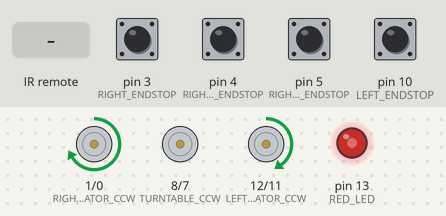
Bench run of a program on a simulated Arduino Uno, built with avr-gcc and run on an emulated ATmega328P. Parts: motor-driver pin pairs drawn as motors (green arrow = first pin HIGH = forward, orange = second pin HIGH = backward, longer = more drive, scaled by the enable pin), output pins drawn as LEDs (lit = HIGH). Inputs (shaded band) come from the test bench; at power-on: pin 3 (RIGHT_ENDSTOP), pin 4 (RIGHT_TOP_ENDSTOP), pin 5 (RIGHT_BOTTOM_ENDSTOP), pin 10 (LEFT_ENDSTOP) LOW. At 7.2 s the program stops and its outputs stay as they are.

Above: at 0.8 s.
0.9 s: pin 5 (RIGHT_BOTTOM_ENDSTOP) pulled LOW for 0.15 s
At 2.0 s:
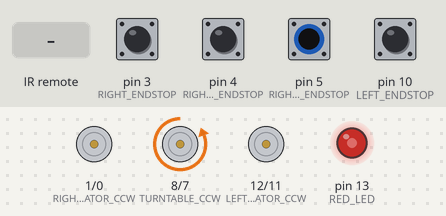
2.5 s: pin 3 (RIGHT_ENDSTOP) pulled LOW for 0.15 s
At 3.0 s:
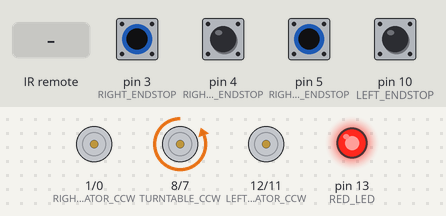
4.1 s: infrared code 0xE718FF00 received
At 4.5 s:
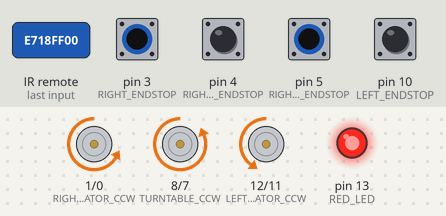
5.6 s: pin 4 (RIGHT_TOP_ENDSTOP) pulled LOW for 0.15 s
At 6.8 s:
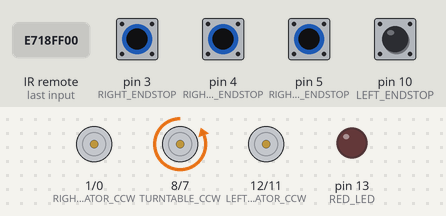
7.2 s: infrared code 0xE916FF00 received
At 8.0 s:
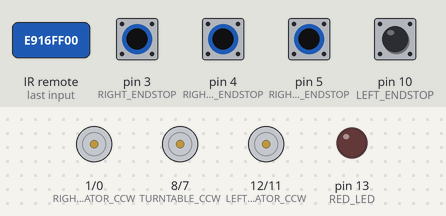
Timing chart, 0 to 8.7 s (numbered marks = the images above; inputs shaded):
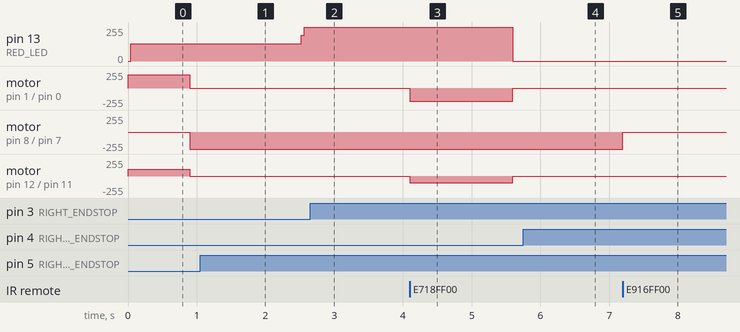

The program:

main.cpp
```cpp
#include <Arduino.h>
#include <IRremote.h>

/// This script was made in Visual Studio Code using the open-source PlatformIO framework.
/// I used the "IRremote" library to assist in parsing the IR receivers input.
/// The right motors are turntable rotation, the left motors are for elevation.

/// The * key on the remote activates an emergency stop, in a full scale model this estop would be
/// both digital and physical with a button mounted in the garage area, beside the road area and on the
/// elevator but due to the size constraints it would be difficult to implement this without ruining the aesthetics.

/// The arduino sets a pins output and continues running, because of this the while loops after setting a pin wait
/// until the statement returns true before turning off again.   These while loops allow me to implement an emergency
/// stop using the following code in the while loops which would otherwise be empty.
/// {if (IrReceiver.decode()) {if (IrReceiver.decodedIRData.decodedRawData == '0xE916FF00') {emergency_stop();} IrReceiver.resume();}}

// Unused pins: 16, 17, 18

const int RIGHT_TOP_ENDSTOP = 4;    // The top endstop for the right elevation.
const int RIGHT_BOTTOM_ENDSTOP = 5; // The bottom endstop for the right elevation.
//const int LEFT_TOP_ENDSTOP = 14;    // The top endstop for the left elevation
//const int LEFT_BOTTOM_ENDSTOP = 15; // The bottom endstop for the left elevation

const int LEFT_ENDSTOP = 10; // The left endstop for the turntable.
const int RIGHT_ENDSTOP = 3; // The right endstop for the turntable.

const int RIGHT_ELEVATOR_SPEED = 6; // Speed pin for right motors. --- ENB
const int TURNTABLE_CCW = 8;   // CCW pin for the right elevator motors. --- IN4
const int TURNTABLE_CW = 7;    // CW pin for the right elevator motors. --- IN3
const int LEFT_ELEVATOR_CW = 11;    // CW pin for left elevator motors. --- IN2
const int LEFT_ELEVATOR_CCW = 12;   // CCW pin for left elevator motors. --- IN1
const int LEFT_ELEVATOR_SPEED = 9;  // Speed pin for left motors. --- ENA

const int RIGHT_ELEVATOR_CW = 0;  // CW pin for the turntable motor
const int RIGHT_ELEVATOR_CCW = 1; // CCW pin for the turntable motor

const int IR_RECEIVER = 10; // Data pin for the IR receiver.

const int RED_LED = 13; // Toggle pin for red LED strip.

const int ELEVATION_SPEED = 100;  // The motor speed for raising and lowering the elevation.
const int ROTATIONAL_SPEED = 200; // The motor speed for the turntable.

boolean elevation_status = false; // False is lowered, true is raised.

uint32_t light_toggle_delay = 0; // This variable stores the time that the next light toggle should be at


// While any motor is rotating flash red warning lights, if the IR receiver has been given an
// emergency stop signal run the emergency stop function.
void motor_check()
{
  uint32_t start_time = millis(); // Saves the start time as a variable

  if (light_toggle_delay >= start_time) // If the time stored in the light toggle delay is either equal to or after the start time
  {
    digitalWrite(RED_LED, !digitalRead(RED_LED)); // Toggle the red LED strip

    light_toggle_delay = start_time + 1500; // And set the light toggle delay to the start time + 1500
  }

  if (IrReceiver.decode()) // If the IR receiver has a new value
  {
    if (IrReceiver.decodedIRData.decodedRawData == 0xE916FF00) // Check if that value is equal to the emergency stop button
    {
      emergency_stop(); // Then run the emergency stop function
    }
    IrReceiver.resume(); // If the emergency stop wasn't run, resume IR receiver scanning
  }
}


// Disables every pin and freezes the program until a hard restart.
// A hard restart is either pressing the button on the top left corner or removing power temporarily.
void emergency_stop()
{
  for (int pin = 0; pin < 20; pin++) // Loop once for every pin on the board.
  {
    digitalWrite(pin, LOW); // Turn off the current pin
  }

  while (true) // Start an infinite loop, this effectively disabled the arduino uno
  {
  }
}


// Using a boolean for the direction rotates the platform either clockwise (True) or counter-clockwise (False).
void rotate_turntable(bool direction)
{
  if (elevation_status)
  {
    return;
  }
  if (direction)
  {                          // Rotates the turntable clockwise.
    digitalWrite(TURNTABLE_CW, HIGH); // Start rotating the motor clockwise.
    while (digitalRead(LEFT_ENDSTOP) == 0 && digitalRead(RIGHT_ENDSTOP) == 0)
    {
      motor_check();
    } // Wait until the left and right endstops are off
    while (digitalRead(LEFT_ENDSTOP) == 1 && digitalRead(RIGHT_ENDSTOP) == 1)
    {
      motor_check();
    }                       // Once an endstop is activated
    digitalWrite(TURNTABLE_CW, LOW); // Stop rotating the motor.
  }
  else
  {                           // CCW.
    digitalWrite(TURNTABLE_CCW, HIGH); // Start rotating the motor counter-clockwise.
    while (digitalRead(LEFT_ENDSTOP) == 0 && digitalRead(RIGHT_ENDSTOP) == 0)
    {
      motor_check();
    } // Wait until the left and right endstops are off
    while (digitalRead(LEFT_ENDSTOP) == 1 && digitalRead(RIGHT_ENDSTOP) == 1)
    {
      motor_check();
    }                        // Once an endstop is activated
    digitalWrite(TURNTABLE_CCW, LOW); // Stop rotating the motor.
  }

  digitalWrite(RED_LED, LOW);
}


// Using a boolean either raises (True) or lowers (False) the platform.
void elevate_turntable(bool direction)
{
  if (direction)
  { // Raises the platform.
    if (digitalRead(RIGHT_TOP_ENDSTOP) == 1)
    {                                        // If the top endstop isn't active.
      digitalWrite(LEFT_ELEVATOR_CW, HIGH);  // Turn on the elevation motors.
      digitalWrite(RIGHT_ELEVATOR_CW, HIGH); // Turn on the elevation motors.
      while (digitalRead(RIGHT_TOP_ENDSTOP) == 1)
      {
        motor_check();
      } // Once the endstop is active
      digitalWrite(LEFT_ELEVATOR_CW, LOW);  // Turn on the elevation motors.
      digitalWrite(RIGHT_ELEVATOR_CW, LOW); // Turn on the elevation motors.
    }
  }
  else
  { // Lowers the platform.
    if (digitalRead(RIGHT_BOTTOM_ENDSTOP) == 1)
    {                                         // If the bottom endstop isn't active.
      digitalWrite(LEFT_ELEVATOR_CCW, HIGH);  // Turn on the elevation motors.
      digitalWrite(RIGHT_ELEVATOR_CCW, HIGH); // Turn on the elevation motors.
      while (digitalRead(RIGHT_BOTTOM_ENDSTOP) == 1)
      {
        motor_check();
      } // Once the endstop is active
      digitalWrite(LEFT_ELEVATOR_CCW, LOW);  // Turn on the elevation motors.
      digitalWrite(RIGHT_ELEVATOR_CCW, LOW); // Turn on the elevation motors.
    }
  }
  digitalWrite(RED_LED, !digitalRead(RED_LED));
}

// Moves the mechanisms into their default position
void reset_mechanisms()
{
  // Set the speeds for the elevation and rotation.
  analogWrite(LEFT_ELEVATOR_SPEED, ELEVATION_SPEED);
  analogWrite(RIGHT_ELEVATOR_SPEED, ROTATIONAL_SPEED);

  // Lower the platform.
  digitalWrite(LEFT_ELEVATOR_CCW, HIGH);
  digitalWrite(RIGHT_ELEVATOR_CCW, HIGH);
  while (digitalRead(RIGHT_BOTTOM_ENDSTOP) == 1)
  {
    motor_check();
  }
  digitalWrite(LEFT_ELEVATOR_CCW, LOW);
  digitalWrite(RIGHT_ELEVATOR_CCW, LOW);

  // Rotates the platform until the opening is facing forward.
  digitalWrite(TURNTABLE_CW, HIGH);
  while (digitalRead(RIGHT_ENDSTOP) == 1 && digitalRead(LEFT_ENDSTOP) == 1)
  {
    motor_check();
  }
  digitalWrite(TURNTABLE_CCW, LOW);

  // Updates the elevation status to lowered.
  elevation_status = false;
  digitalWrite(RED_LED, !digitalRead(RED_LED));
}

// Runs at the start of the script.
void setup()
{
  // Sets each pin to be either input or output.
  // INPUT_PULLUP activates the pin's built in resistor which
  // removes the need for an external resistor on buttons.
  pinMode(LEFT_ELEVATOR_SPEED, OUTPUT);
  pinMode(LEFT_ELEVATOR_CW, OUTPUT);
  pinMode(LEFT_ELEVATOR_CCW, OUTPUT);
  pinMode(RIGHT_ELEVATOR_CW, OUTPUT);
  pinMode(RIGHT_ELEVATOR_CCW, OUTPUT);
  pinMode(RIGHT_ELEVATOR_SPEED, OUTPUT);

  pinMode(RED_LED, OUTPUT);
  pinMode(IR_RECEIVER, INPUT);

  pinMode(TURNTABLE_CW, OUTPUT);
  pinMode(TURNTABLE_CCW, OUTPUT);

  //pinMode(LEFT_TOP_ENDSTOP, INPUT_PULLUP);
  //pinMode(LEFT_BOTTOM_ENDSTOP, INPUT_PULLUP);
  pinMode(RIGHT_TOP_ENDSTOP, INPUT_PULLUP);
  pinMode(RIGHT_BOTTOM_ENDSTOP, INPUT_PULLUP);

  pinMode(LEFT_ENDSTOP, INPUT_PULLUP);
  pinMode(RIGHT_ENDSTOP, INPUT_PULLUP);

  // Resets all mechanisms to the default position.
  reset_mechanisms();

  // Enables the IR receiver.
  IrReceiver.begin(IR_RECEIVER, DISABLE_LED_FEEDBACK);
}

// Loops until either an emergency stop or power loss.
// Waits for input from the IR Receiver then uses a
// switch-case statement to select the appropriate action.
void loop()
{
  if (IrReceiver.decode())
  {                                                  // Decode IR receiver input and pause receiving (When succesful returns true and continues running the code)
    switch (IrReceiver.decodedIRData.decodedRawData) // Runs the code associated with the decoded value.
    {
    // case 0xBA45FF00: // 1
    // case 0xB946FF00: // 2
    // case 0xB847FF00: // 3
    // case 0xBB44FF00: // 4
    // case 0xBF40FF00: // 5
    // case 0xBC43FF00: // 6
    // case 0xF807FF00: // 7
    // case 0xEA15FF00: // 8
    // case 0xF609FF00: // 9
    case 0xE916FF00: // *
      emergency_stop();
    // case 0xE619FF00: // 0
    // case 0xF20DFF00: // #
    case 0xE718FF00:           // Up.
      elevate_turntable(true); // Raise platform.
      elevation_status = true;
      break;

    case 0xF708FF00:          // Left.
      rotate_turntable(true); // Rotate counter-clockwise.
      break;

    case 0xE31CFF00:      // Ok.
      reset_mechanisms(); // Reset the mechanisms.
      break;

    case 0xA55AFF00:           // Right.
      rotate_turntable(false); // Rotate clockwise
      break;

    case 0xAD52FF00:            // Down
      elevate_turntable(false); // Lower platform.
      elevation_status = false;
      break;
    }

    IrReceiver.resume(); // Resumes IR receiver readings
  }
}
```

Measured:
- after the input at 0.9 s, motor on pin 1 (RIGHT_ELEVATOR_CCW) / pin 0 (RIGHT_ELEVATOR_CW): forward 200/255 → stopped at once; motor on pin 8 (TURNTABLE_CCW) / pin 7 (TURNTABLE_CW): stopped → backward 255/255 at once; motor on pin 12 (LEFT_ELEVATOR_CCW) / pin 11 (LEFT_ELEVATOR_CW): forward 100/255 → stopped at once
- after the input at 2.5 s, pin 13 (RED_LED): 128/255 → 255/255 at once
- after the input at 4.1 s, motor on pin 1 (RIGHT_ELEVATOR_CCW) / pin 0 (RIGHT_ELEVATOR_CW): stopped → backward 200/255 at once; motor on pin 12 (LEFT_ELEVATOR_CCW) / pin 11 (LEFT_ELEVATOR_CW): stopped → backward 100/255 at once
- after the input at 5.6 s, pin 13 (RED_LED): 255/255 → 0/255 at once; motor on pin 1 (RIGHT_ELEVATOR_CCW) / pin 0 (RIGHT_ELEVATOR_CW): backward 200/255 → stopped at once; motor on pin 12 (LEFT_ELEVATOR_CCW) / pin 11 (LEFT_ELEVATOR_CW): backward 100/255 → stopped at once
- after the input at 7.2 s, motor on pin 8 (TURNTABLE_CCW) / pin 7 (TURNTABLE_CW): backward 255/255 → stopped at once
